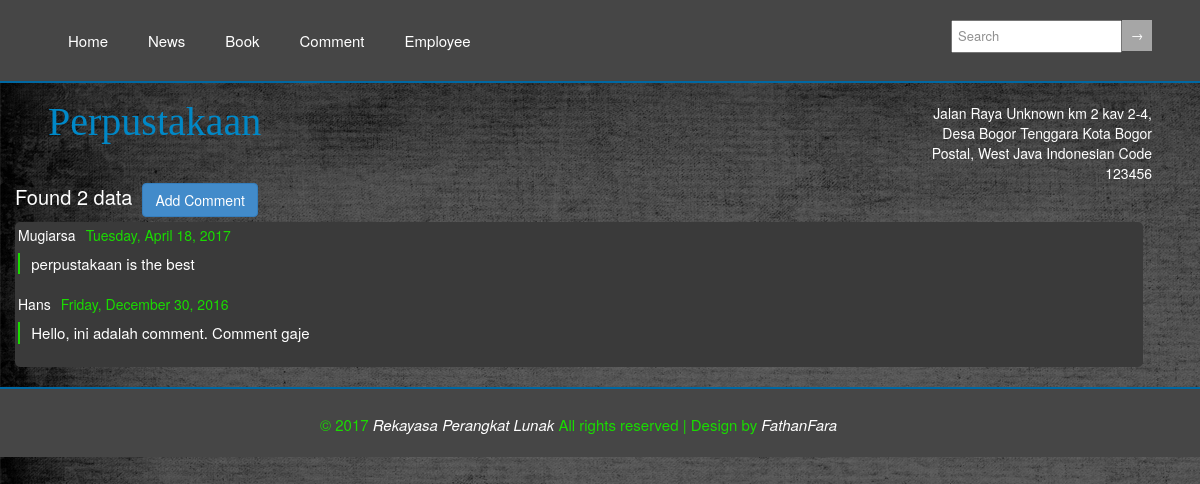
The page /comment.php on the database its author committed.
### tables this page shows
CREATE TABLE `comment_data` (
  `CommentID` int(11) NOT NULL,
  `Name` varchar(100) NOT NULL,
  `CommentValue` text NOT NULL,
  `CommentDate` datetime NOT NULL,
  `PhoneNumber` varchar(20) NOT NULL,
  `Email` varchar(200) NOT NULL
);

### App Code/Class_Comment.php (called while the page is built, shortened)
<?php
class Class_Comment
{
    function array_Get_AllCommentID($s_Search)
    {
        $q = array();
        $i_Index = 0;
        $s_Search = addslashes($s_Search);
        include 'DatabaseString.php';
        $s_Query = " SELECT CommentID "
                . " From Comment_Data "
                . " where Name like '%$s_Search%' or CommentValue like '%$s_Search%' or CommentDate like '%$s_Search%' "
                . " order by CommentDate desc ";
        $Query = mysqli_query($conn,$s_Query);
        if($Query)
        {
            while ($DataRow = mysqli_fetch_array($Query))
            {
                $q[$i_Index] = str_replace("\'", "'", $DataRow[0]);
                $i_Index++;
            }
        }
        return $q;
    }
    function array_Get_DataComment($s_CommentID)
    {
        $q = array("", "", "", "", "", "");
        $s_CommentID = addslashes($s_CommentID);
        include 'DatabaseString.php';
        $s_Query = " SELECT CommentID, Name, CommentValue, CommentDate, PhoneNumber, Email "
                . " From Comment_Data "
                . " where CommentID = '$s_CommentID' ";
        $Query = mysqli_query($conn,$s_Query);
        if($Query)
        {
            while ($DataRow = mysqli_fetch_array($Query))
            {
                $q[0] = str_replace("\'", "'", $DataRow[0]);
                $q[1] = str_replace("\'", "'", $DataRow[1]);
                $q[2] = str_replace("\'", "'", $DataRow[2]);
                $q[3] = str_replace("\'", "'", $DataRow[3]);
                $q[4] = str_replace("\'", "'", $DataRow[4]);
                $q[5] = str_replace("\'", "'", $DataRow[5]);
            }
        }
        return $q;
    }
}
?>

### Comment/List Data.php (the view, shortened to what this page needs)
<?php
include_once'App Code/Class_Comment.php';
$c_Comment = new Class_Comment();
$s_Search = "";
$array_List = $c_Comment->array_Get_AllCommentID($s_Search);
?>
<div class="InfoDataCount">Found <?=count($array_List)?> data</div>
<div class="Form" style="clear: none; float: left; background-color: transparent; padding:0; margin-left: 10px;">
	<input type="button" value="Add Comment" class="btn btn-primary" onclick="window.location.href='commentinsert.php';" name=""/>
</div>
<div class="GalleryComment animated slideInLeft">
	<?php
		for ($var=0; $var <count($array_List) ; $var++)
		{
			$s_CommentID = $array_List[$var];
			$array_Data = $c_Comment->array_Get_DataComment($s_CommentID);
			$s_Name = $array_Data[1];
	        $s_CommentValue = $array_Data[2];
	        $s_CommentDate = $array_Data[3];
	        $s_CommentDate = date("l, F d, Y", strtotime($s_CommentDate));
	    ?>
	    <div class="Data">
	    	<div class="Name"><?=$s_Name?></div>
	    	<div class="Date"><?=$s_CommentDate?></div>
	    	<p><?=$s_CommentValue?></p>
	    </div>
	    <?php } ?>
</div>

### css/BodyTop.css (style rules this page uses)
* { margin: 0; padding: 0; }
html { height:100%; }
body { height:100%; background-color: #8a8a8a; background-image: url('../Images/Global/Background.jpg'); background-attachment: fixed; background-repeat: no-repeat; }

### css/BodyCenter.css (style rules this page uses)
.Form { clear: both; float: left; padding: 5px; background-color: #fff; margin-left: 10%; }

### assets/css/w3.css (style rules this page uses)
html { box-sizing:border-box }
*,*:before,*:after { box-sizing:inherit }
html { -ms-text-size-adjust:100%;-webkit-text-size-adjust:100% }
body { margin:0 }
button,input,select,textarea { font:inherit;margin:0 }
button,input { overflow:visible }
button,html [type=button],[type=reset],[type=submit] { -webkit-appearance:button }
html,body { font-family:Verdana,sans-serif;font-size:15px;line-height:1.5 }
html { overflow-x:hidden }

### Comment/List Data.php (style rules this page uses)
.InfoDataCount { clear: both; float: left; font-size: 20px; color: #ffffff; margin-bottom: 10px; margin-left: 15px; }
.GalleryComment { clear: both; float: left; width: 94%; padding: 3px; background-color: #3a3a3a; color: #ffffff; margin-left: 15px; -moz-border-radius:5px; -webkit-border-radius:5px; border-radius:5px; }
.GalleryComment .Data { clear: both; float: left; width: 100%; margin-bottom: 10px; }
.GalleryComment .Name { float: left; font-size: 14px; margin-bottom: 8px; margin-right: 10px; }
.GalleryComment .Date { float: left; font-size: 14px; color: #1adb00; }
.GalleryComment p { clear: both; float: left; width: 98%; padding-left: 1%; font-size: 15px; border-left: 2px solid #1adb00; }

### rows shown on the page
comment_data: Name "Mugiarsa", CommentDate "Tuesday, April 18, 2017", CommentValue "perpustakaan is the best"
comment_data: Name "Hans", CommentDate "Friday, December 30, 2016", CommentValue "Hello, ini adalah comment. Comment gaje"

### other values the page prints
$c_Variable->string_Get_ProjectName() "Perpustakaan"
$c_Variable->string_Set_SystemName(0) "Jalan Raya Unknown km 2 kav 2-4, Desa Bogor Tenggara Kota Bogor Postal, West Java Indonesian Code 123456"
count($array_List) "2"
